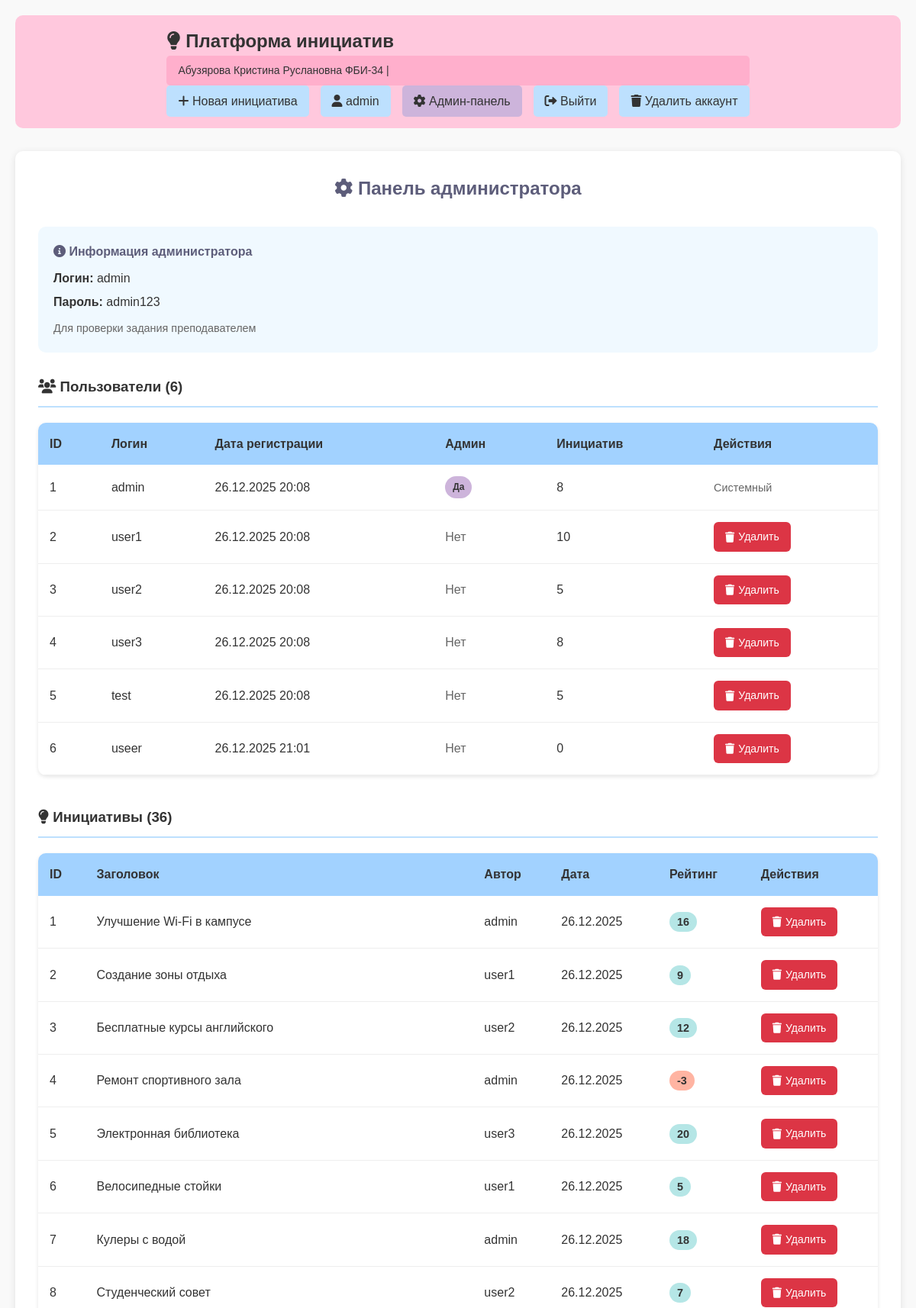
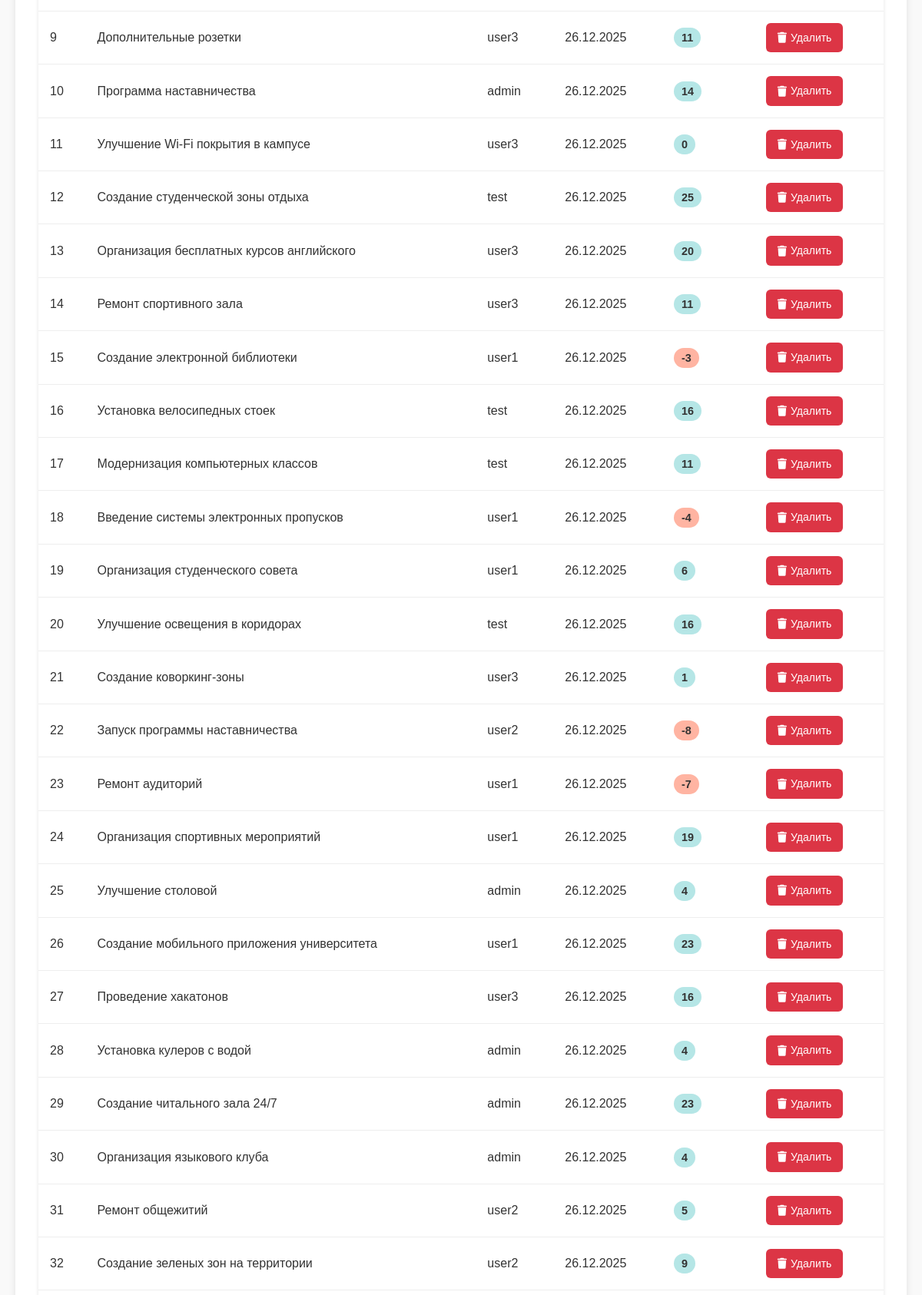
The page /admin (signed in, upper part) on the database its author committed (2 pictures, top to bottom).
### app.py (models this page shows, shortened)
class User(db.Model):
    id = db.Column(db.Integer, primary_key=True)
    username = db.Column(db.String(80), unique=True, nullable=False)
    password_hash = db.Column(db.String(200), nullable=False)
    is_admin = db.Column(db.Boolean, default=False)
    created_at = db.Column(db.DateTime, default=datetime.utcnow)

class Initiative(db.Model):
    id = db.Column(db.Integer, primary_key=True)
    title = db.Column(db.String(200), nullable=False)
    content = db.Column(db.Text, nullable=False)
    created_at = db.Column(db.DateTime, default=datetime.utcnow)
    score = db.Column(db.Integer, default=0)
    user_id = db.Column(db.Integer, db.ForeignKey('user.id'), nullable=False)
    author = db.relationship('User', backref='initiatives')

### app.py (the view)
@app.route('/admin')
def admin():
    current_user = get_current_user()
    if not current_user or not current_user.is_admin:
        flash('Доступ запрещен', 'error')
        return redirect(url_for('index'))
    users = User.query.all()
    initiatives = Initiative.query.all()
    return render_template('admin.html',
                         student_info=STUDENT_INFO,
                         users=users,
                         initiatives=initiatives,
                         current_user=current_user)

### app.py (called while the page is built)
def get_current_user():
    if 'user_id' in session:
        return User.query.get(session['user_id'])
    return None

### templates/admin.html (shortened to what this page needs)
{% extends "base.html" %}
{% block content %}
<div class="admin-container">
    <h2 style="color: #5d5d7a; margin-bottom: 30px; text-align: center;">
        <i class="fas fa-cog"></i> Панель администратора
    </h2>
    <div style="background: #f0f9ff; padding: 20px; border-radius: 10px; margin-bottom: 30px;">
        <h4 style="color: #5d5d7a; margin-bottom: 10px;">
            <i class="fas fa-info-circle"></i> Информация администратора
        </h4>
        <p style="margin-bottom: 5px;"><strong>Логин:</strong> admin</p>
        <p><strong>Пароль:</strong> admin123</p>
        <p style="color: #666; font-size: 0.9rem; margin-top: 10px;">Для проверки задания преподавателем</p>
    </div>
    <div class="admin-section">
        <h3><i class="fas fa-users"></i> Пользователи ({{ users|length }})</h3>
        <table class="admin-table">
            <thead>
                <tr>
                    <th>ID</th>
                    <th>Логин</th>
                    <th>Дата регистрации</th>
                    <th>Админ</th>
                    <th>Инициатив</th>
                    <th>Действия</th>
                </tr>
            </thead>
            <tbody>
                {% for user in users %}
                <tr>
                    <td>{{ user.id }}</td>
                    <td>{{ user.username }}</td>
                    <td>{{ user.created_at.strftime('%d.%m.%Y %H:%M') }}</td>
                    <td>
                        {% if user.is_admin %}
                            <span class="badge admin">Да</span>
                        {% else %}
                            <span style="color: #666;">Нет</span>
                        {% endif %}
                    </td>
                    <td>{{ user.initiatives|length }}</td>
                    <td>
                        {% if not user.is_admin %}
                            <a href="{{ url_for('admin_delete_user', user_id=user.id) }}"
                               class="btn-delete"
                               onclick="return confirm('Удалить пользователя {{ user.username }}? Все его инициативы будут удалены!')">
                                <i class="fas fa-trash"></i> Удалить
                            </a>
                        {% else %}
                            <span style="color: #666; font-size: 0.9rem;">Системный</span>
                        {% endif %}
                    </td>
                </tr>
                {% endfor %}
            </tbody>
        </table>
    </div>
    <div class="admin-section">
        <h3><i class="fas fa-lightbulb"></i> Инициативы ({{ initiatives|length }})</h3>
        <table class="admin-table">
            <thead>
                <tr>
                    <th>ID</th>
                    <th>Заголовок</th>
                    <th>Автор</th>
                    <th>Дата</th>
                    <th>Рейтинг</th>
                    <th>Действия</th>
                </tr>
            </thead>
            <tbody>
                {% for initiative in initiatives %}
                <tr>
                    <td>{{ initiative.id }}</td>
                    <td>{{ initiative.title[:50] }}{% if initiative.title|length > 50 %}...{% endif %}</td>
                    <td>{{ initiative.author.username }}</td>
                    <td>{{ initiative.created_at.strftime('%d.%m.%Y') }}</td>
                    <td>
                        <span class="score {{ 'positive' if initiative.score >= 0 else 'negative' }}" style="padding: 5px 10px; font-size: 0.9rem;">
                            {{ initiative.score }}
                        </span>
                    </td>
                    <td>
                        <a href="{{ url_for('delete', initiative_id=initiative.id) }}"
                           class="btn-delete"
                           onclick="return confirm('Удалить инициативу «{{ initiative.title[:30] }}...»?')">
                            <i class="fas fa-trash"></i> Удалить
                        </a>
                    </td>
                </tr>
                {% endfor %}
            </tbody>
        </table>
    </div>
</div>
{% endblock %}

### templates/base.html (shortened to what this page needs)
<!DOCTYPE html>
<html lang="ru">
<head>
    <link rel="stylesheet" href="{{ url_for('static', filename='css/style.css') }}">
    <link rel="stylesheet" href="https://cdnjs.cloudflare.com/ajax/libs/font-awesome/6.0.0/css/all.min.css">
</head>
<body>
    <nav class="navbar">
        <div class="container">
            <a href="{{ url_for('index') }}" class="logo">
                <i class="fas fa-lightbulb"></i> Платформа инициатив
            </a>
            <div class="student-info">{{ student_info.name }} | {{ student_info.group }}</div>
            <div class="nav-links">
                {% if current_user %}
                    <a href="{{ url_for('create') }}" class="nav-link">
                        <i class="fas fa-plus"></i> Новая инициатива
                    </a>
                    <span class="nav-link">
                        <i class="fas fa-user"></i> {{ current_user.username }}
                    </span>
                    {% if current_user.is_admin %}
                        <a href="{{ url_for('admin') }}" class="nav-link admin">
                            <i class="fas fa-cog"></i> Админ-панель
                        </a>
                    {% endif %}
                    <a href="{{ url_for('logout') }}" class="nav-link">
                        <i class="fas fa-sign-out-alt"></i> Выйти
                    </a>
                    <a href="{{ url_for('delete_account') }}" class="nav-link"
                       onclick="return confirm('Удалить аккаунт? Все ваши инициативы будут удалены!')">
                        <i class="fas fa-trash"></i> Удалить аккаунт
                    </a>
                {% endif %}
            </div>
        </div>
    </nav>
    <main class="container">
        {% block content %}{% endblock %}
    </main>
</body>
</html>

### static/css/style.css (style rules this page uses)
* { margin: 0; padding: 0; box-sizing: border-box; }
body { font-family: Arial, sans-serif; line-height: 1.6; color: #333; background-color: #f9f9f9; padding: 20px; }
.container { max-width: 1200px; margin: 0 auto; }
.navbar { background: #ffc8dd; padding: 15px 20px; margin-bottom: 30px; border-radius: 10px; display: flex; justify-content: space-between; align-items: center; }
.logo { font-size: 24px; font-weight: bold; color: #333; text-decoration: none; }
.student-info { background: #ffafcc; padding: 8px 15px; border-radius: 5px; color: #333; font-size: 14px; }
.nav-links { display: flex; gap: 15px; }
.nav-link { color: #333; text-decoration: none; padding: 8px 15px; border-radius: 5px; background: #bde0fe; }
.nav-link.admin { background: #cdb4db; }
.btn-delete { background: #ffb4a2; color: #333; border: none; padding: 8px 15px; border-radius: 5px; cursor: pointer; }
.score { padding: 5px 15px; border-radius: 20px; font-weight: bold; font-size: 18px; }
.score.positive { background: #b5e6e6; color: #333; }
.score.negative { background: #ffb4a2; color: #333; }
.admin-container { background: white; padding: 30px; border-radius: 10px; box-shadow: 0 2px 10px rgba(0,0,0,0.1); }
.admin-section { margin-bottom: 40px; }
.admin-section h3 { margin-bottom: 20px; padding-bottom: 10px; border-bottom: 2px solid #bde0fe; }
.admin-table { width: 100%; border-collapse: collapse; background: white; border-radius: 10px; overflow: hidden; box-shadow: 0 2px 5px rgba(0,0,0,0.1); }
.admin-table th { background: #a2d2ff; color: #333; text-align: left; padding: 15px; font-weight: bold; }
.admin-table td { padding: 15px; border-bottom: 1px solid #eee; }
.badge { display: inline-block; padding: 5px 10px; border-radius: 15px; font-size: 12px; font-weight: bold; }
.badge.admin { background: #cdb4db; color: #333; }
.btn-delete { background-color: #dc3545; color: white; padding: 8px 15px; border-radius: 6px; text-decoration: none; font-size: 14px; border: none; cursor: pointer; transition: background-color 0.3s; display: inline-flex; align-items: center; gap: 5px; }
.btn-edit i, .btn-delete i { font-size: 14px; }

### rows shown on the page
User: username "admin", id "1", created_at "26.12.2025 20:08", is_admin "Да", initiatives|length "8"
User: id "2", username "user1", created_at "26.12.2025 20:08", is_admin "Нет", initiatives|length "10"
User: id "3", username "user2", created_at "26.12.2025 20:08", is_admin "Нет", initiatives|length "5"
User: id "4", username "user3", created_at "26.12.2025 20:08", is_admin "Нет", initiatives|length "8"
User: id "5", username "test", created_at "26.12.2025 20:08", is_admin "Нет", initiatives|length "5"
User: id "6", username "useer", created_at "26.12.2025 21:01", is_admin "Нет", initiatives|length "0"
Initiative: id "1", title "Улучшение Wi-Fi в кампусе", author.username "admin", created_at "26.12.2025", score "16"
Initiative: id "2", title "Создание зоны отдыха", author.username "user1", created_at "26.12.2025", score "9"
Initiative: id "3", title "Бесплатные курсы английского", author.username "user2", created_at "26.12.2025", score "12"
Initiative: id "4", title "Ремонт спортивного зала", author.username "admin", created_at "26.12.2025", score "-3"
Initiative: id "5", title "Электронная библиотека", author.username "user3", created_at "26.12.2025", score "20"
Initiative: id "6", title "Велосипедные стойки", author.username "user1", created_at "26.12.2025", score "5"
Initiative: id "7", title "Кулеры с водой", author.username "admin", created_at "26.12.2025", score "18"
Initiative: id "8", title "Студенческий совет", author.username "user2", created_at "26.12.2025", score "7"
Initiative: id "9", title "Дополнительные розетки", author.username "user3", created_at "26.12.2025", score "11"
Initiative: id "10", title "Программа наставничества", author.username "admin", created_at "26.12.2025", score "14"
Initiative: id "11", title "Улучшение Wi-Fi покрытия в кампусе", author.username "user3", created_at "26.12.2025", score "0"
Initiative: id "12", title "Создание студенческой зоны отдыха", author.username "test", created_at "26.12.2025", score "25"
Initiative: id "13", title "Организация бесплатных курсов английского", author.username "user3", created_at "26.12.2025", score "20"
Initiative: id "14", title "Ремонт спортивного зала", author.username "user3", created_at "26.12.2025", score "11"
Initiative: id "15", title "Создание электронной библиотеки", author.username "user1", created_at "26.12.2025", score "-3"
Initiative: id "16", title "Установка велосипедных стоек", author.username "test", created_at "26.12.2025", score "16"
Initiative: id "17", title "Модернизация компьютерных классов", author.username "test", created_at "26.12.2025", score "11"
Initiative: id "18", title "Введение системы электронных пропусков", author.username "user1", created_at "26.12.2025", score "-4"
Initiative: id "19", title "Организация студенческого совета", author.username "user1", created_at "26.12.2025", score "6"
Initiative: id "20", title "Улучшение освещения в коридорах", author.username "test", created_at "26.12.2025", score "16"
Initiative: id "21", title "Создание коворкинг-зоны", author.username "user3", created_at "26.12.2025", score "1"
Initiative: id "22", title "Запуск программы наставничества", author.username "user2", created_at "26.12.2025", score "-8"
Initiative: id "23", title "Ремонт аудиторий", author.username "user1", created_at "26.12.2025", score "-7"
Initiative: id "24", title "Организация спортивных мероприятий", author.username "user1", created_at "26.12.2025", score "19"
Initiative: id "25", title "Улучшение столовой", author.username "admin", created_at "26.12.2025", score "4"
Initiative: id "26", title "Создание мобильного приложения университета", author.username "user1", created_at "26.12.2025", score "23"
Initiative: id "27", title "Проведение хакатонов", author.username "user3", created_at "26.12.2025", score "16"
Initiative: id "28", title "Установка кулеров с водой", author.username "admin", created_at "26.12.2025", score "4"
Initiative: id "29", title "Создание читального зала 24/7", author.username "admin", created_at "26.12.2025", score "23"
Initiative: id "30", title "Организация языкового клуба", author.username "admin", created_at "26.12.2025", score "4"
Initiative: id "31", title "Ремонт общежитий", author.username "user2", created_at "26.12.2025", score "5"
Initiative: id "32", title "Создание зеленых зон на территории", author.username "user2", created_at "26.12.2025", score "9"

### other values the page prints
{{ student_info.name }} "Абузярова Кристина Руслановна ФБИ-34"
{{ users|length }} "6"
{{ initiatives|length }} "36"
